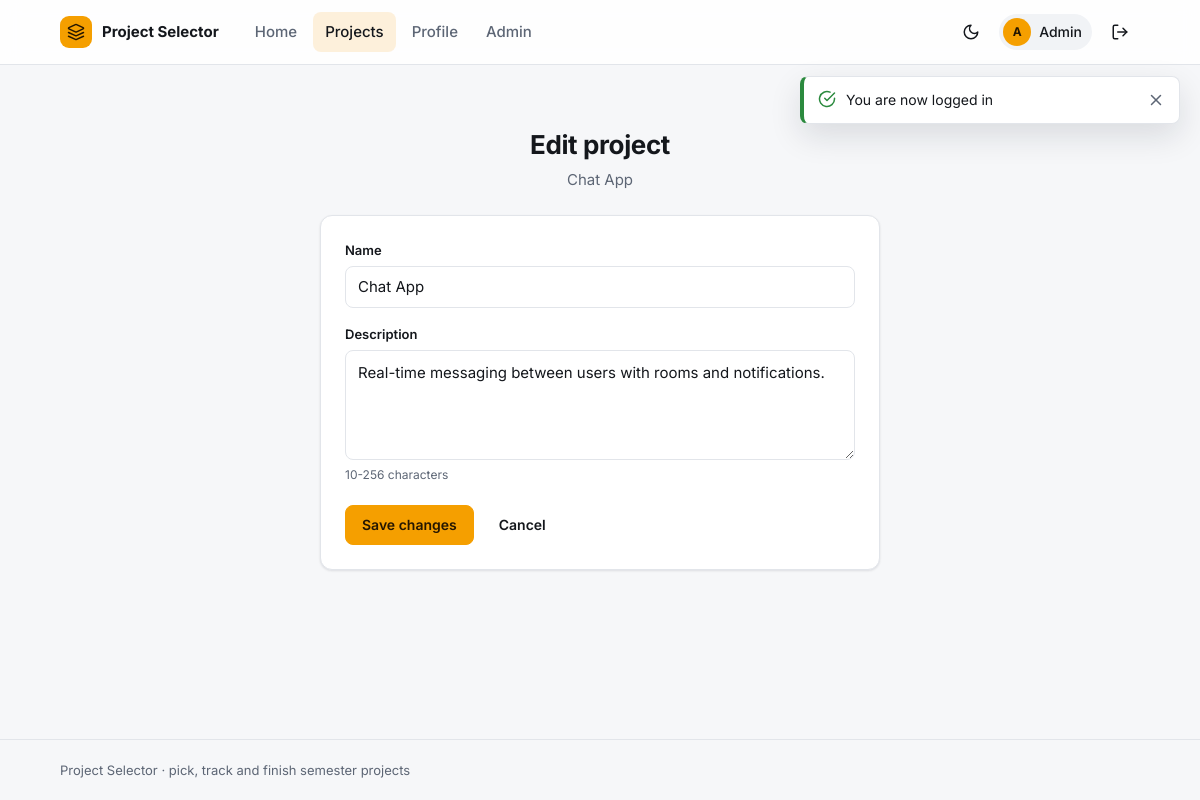
Screenshot of /edit_project.php?id=3 (signed in) with the database file from the repository.
### tables this page shows
CREATE TABLE users (
  id         INT AUTO_INCREMENT PRIMARY KEY,
  first_name VARCHAR(32)  NOT NULL,
  last_name  VARCHAR(32)  NOT NULL,
  email      VARCHAR(255) NOT NULL UNIQUE,
  password   VARCHAR(255) NOT NULL,  
  id_group   INT NULL,
  id_role    INT NOT NULL DEFAULT 1,
  FOREIGN KEY (id_group) REFERENCES `groups`(id) ON DELETE SET NULL,
  FOREIGN KEY (id_role)  REFERENCES roles(id)
);

CREATE TABLE projects (
  id          INT AUTO_INCREMENT PRIMARY KEY,
  name        VARCHAR(32)  NOT NULL UNIQUE,
  description VARCHAR(256) NOT NULL
);

### includes/bootstrap.php (called while the page is built, shortened)
<?php
require __DIR__ . '/icons.php';
function db(): PDO
{
  static $pdo = null;
  if ($pdo === null) {
    $dsn = sprintf(
      'mysql:host=%s;port=%d;dbname=%s;charset=utf8mb4',
      getenv('DB_HOST') ?: 'localhost',
      (int) (getenv('DB_PORT') ?: 3306),
      getenv('DB_NAME') ?: 'project_selector'
    );
    $pdo = new PDO($dsn, getenv('DB_USER') ?: 'root', getenv('DB_PASSWORD') ?: '', [
      PDO::ATTR_ERRMODE => PDO::ERRMODE_EXCEPTION,
      PDO::ATTR_DEFAULT_FETCH_MODE => PDO::FETCH_ASSOC,
      PDO::ATTR_EMULATE_PREPARES => false,
    ]);
  }
  return $pdo;
}
function query(string $sql, array $params = []): PDOStatement
{
  $stmt = db()->prepare($sql);
  $stmt->execute($params);
  return $stmt;
}
function e(mixed $value): string
{
  return htmlspecialchars((string) $value, ENT_QUOTES, 'UTF-8');
}
function take_flashes(): array
{
  $flashes = $_SESSION['flash'] ?? [];
  return $flashes;
}
function current_user(): ?array
{
  static $refreshed = false;
  if (!$refreshed && isset($_SESSION['user'])) {
    $refreshed = true;
    $user = query('SELECT id, first_name, id_role, id_group FROM users WHERE id = ?', [$_SESSION['user']['id']])->fetch();
  }
  return $_SESSION['user'] ?? null;
}
function require_role(int ...$roles): void
{
  if (!current_user()) {
    flash('errors', 'Please log in first');
    redirect('login.php');
  }
}
function input_int(string $key, ?array $source = null): int
{
  return (int) filter_var(($source ?? $_POST)[$key] ?? 0, FILTER_VALIDATE_INT, ['options' => ['default' => 0]]);
}

### edit_project.php (the view, shortened to what this page needs)
<?php
require 'includes/bootstrap.php';
require_role(ROLE_TEACHER, ROLE_ADMIN);
$project = query('SELECT * FROM projects WHERE id = ?', [input_int('id', $_GET)])->fetch();
require 'includes/header.php';
?>
<div class="auth auth--wide">
  <div class="auth__head">
    <h1>Edit project</h1>
    <p><?= e($project['name']) ?></p>
  </div>
  <div class="card card--pad">
    <form action="update_project.php" class="form" method="post">
      <div class="field">
        <label for="name">Name</label>
        <input class="input" type="text" name="name" minlength="3" maxlength="32" id="name"
          value="<?= e($project['name']) ?>" required />
      </div>
      <div class="field">
        <label for="description">Description</label>
        <textarea class="input" name="description" minlength="10" maxlength="256" id="description"
          required><?= e($project['description']) ?></textarea>
        <span class="field__hint">10-256 characters</span>
      </div>
      <div class="form-actions">
        <button type="submit" class="btn btn--primary">Save changes</button>
        <a href="projects.php" class="btn btn--ghost">Cancel</a>
      </div>
    </form>
  </div>
</div>
<?php require 'includes/footer.php'; ?>

### includes/header.php (shortened to what this page needs)
<?php
$current_user = current_user();
$current_page = basename($_SERVER['SCRIPT_NAME']);
$nav = ['index.php' => 'Home', 'projects.php' => 'Projects'];
if ($current_user) {
  $nav['profile.php'] = 'Profile';
  if (has_role(ROLE_ADMIN)) {
    $nav['admin.php'] = 'Admin';
  }
}
$active = match ($current_page) {
  'edit_project.php' => 'projects.php',
  'edit_user-admin.php' => 'admin.php',
  default => $current_page,
};
?>
<!DOCTYPE html>
<html lang="en">
<head>
  <link rel="stylesheet" href="styles/app.css" />
</head>
<body>
  <header class="site-header">
    <div class="container site-header__inner">
      <a href="index.php" class="brand">
        <span class="brand__mark"><?= icon('logo') ?></span>
        <span class="brand__name">Project Selector</span>
      </a>
      <nav class="nav" aria-label="Main">
        <?php foreach ($nav as $href => $label): ?>
          <a href="<?= $href ?>" class="nav__link" <?= $href === $active ? 'aria-current="page"' : '' ?>><?= $label ?></a>
        <?php endforeach ?>
      </nav>
      <div class="header-actions">
        <button type="button" class="btn btn--ghost btn--icon theme-toggle" aria-label="Toggle dark mode">
          <?= icon('moon', 'icon icon-moon') ?><?= icon('sun', 'icon icon-sun') ?>
        </button>
        <?php if ($current_user): ?>
          <span class="user-chip">
            <span class="avatar"><?= e(strtoupper($current_user['name'][0] ?? '?')) ?></span>
            <span><?= e($current_user['name']) ?></span>
          </span>
          <form action="logout.php" method="post" class="inline-form">
            <button type="submit" class="btn btn--ghost btn--icon" aria-label="Log out" title="Log out"><?= icon('logout') ?></button>
          </form>
        <?php else: ?>
          <a href="login.php" class="btn btn--ghost auth-link">Log in</a>
          <a href="register.php" class="btn btn--primary auth-link">Sign up</a>
        <?php endif ?>
      </div>
    </div>
  </header>
  <div class="toasts" aria-live="polite">
    <?php foreach (take_flashes() as $type => $messages): ?>
      <?php foreach ($messages as $message): ?>
        <div class="toast <?= $type === 'success' ? '' : 'toast--error' ?>" role="<?= $type === 'success' ? 'status' : 'alert' ?>">
          <?= icon($type === 'success' ? 'check-circle' : 'x') ?>
          <p><?= e($message) ?></p>
          <button type="button" aria-label="Dismiss"><?= icon('x') ?></button>
        </div>
      <?php endforeach ?>
    <?php endforeach ?>
  </div>
  <main class="main container">

### rows the page displays
users: first_name "A", first_name "Admin"
projects: name "Chat App", description "Real-time messaging between users with rooms and notifications."

### other values shown
$label "Home"
$label "Projects"
$label "Profile"
$label "Admin"
$message "You are now logged in"
